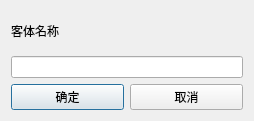
<?xml version="1.0" encoding="UTF-8"?>
<ui version="4.0">
 <class>WritePower</class>
 <widget class="QDialog" name="WritePower">
  <property name="geometry">
   <rect>
    <x>0</x>
    <y>0</y>
    <width>254</width>
    <height>121</height>
   </rect>
  </property>
  <property name="windowTitle">
   <string>Dialog</string>
  </property>
  <layout class="QVBoxLayout" name="verticalLayout_2">
   <item>
    <layout class="QVBoxLayout" name="verticalLayout">
     <item>
      <widget class="QLabel" name="label">
       <property name="text">
        <string>客体名称</string>
       </property>
      </widget>
     </item>
     <item>
      <widget class="QLineEdit" name="ObjName"/>
     </item>
     <item>
      <layout class="QHBoxLayout" name="horizontalLayout">
       <item>
        <widget class="QPushButton" name="yesButton">
         <property name="text">
          <string>确定</string>
         </property>
        </widget>
       </item>
       <item>
        <widget class="QPushButton" name="closeButton">
         <property name="text">
          <string>取消</string>
         </property>
        </widget>
       </item>
      </layout>
     </item>
    </layout>
   </item>
  </layout>
 </widget>
 <resources/>
 <connections/>
</ui>
